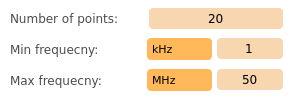
          <widget class="QFrame" name="verticalFrame">
           <property name="styleSheet">
            <string notr="true">background-color: rgb(255, 255, 255);
border-radius: 4px;</string>
           </property>
           <layout class="QVBoxLayout" name="verticalLayout_7" stretch="1,0,1">
            <property name="leftMargin">
             <number>5</number>
            </property>
            <property name="topMargin">
             <number>5</number>
            </property>
            <property name="rightMargin">
             <number>5</number>
            </property>
            <property name="bottomMargin">
             <number>5</number>
            </property>
            <item>
             <layout class="QHBoxLayout" name="horizontalLayout_11" stretch="1,1">
              <property name="spacing">
               <number>5</number>
              </property>
              <property name="leftMargin">
               <number>5</number>
              </property>
              <property name="rightMargin">
               <number>5</number>
              </property>
              <item>
               <widget class="QLabel" name="static_odsc_label_07">
                <property name="font">
                 <font>
                  <family>Verdana</family>
                  <pointsize>9</pointsize>
                  <weight>50</weight>
                  <italic>false</italic>
                  <bold>false</bold>
                 </font>
                </property>
                <property name="styleSheet">
                 <string notr="true">color: rgb(75, 75, 75);</string>
                </property>
                <property name="text">
                 <string>Number of points:</string>
                </property>
               </widget>
              </item>
              <item>
               <widget class="QLineEdit" name="pyqt5_dynamic_odsc_entry_points_no">
                <property name="enabled">
                 <bool>true</bool>
                </property>
                <property name="minimumSize">
                 <size>
                  <width>41</width>
                  <height>21</height>
                 </size>
                </property>
                <property name="font">
                 <font>
                  <family>Verdana</family>
                 </font>
                </property>
                <property name="styleSheet">
                 <string notr="true">border-radius: 4px;
padding: 1px;
background-color: rgb(248,214,176);
</string>
                </property>
                <property name="text">
                 <string>20</string>
                </property>
                <property name="alignment">
                 <set>Qt::AlignCenter</set>
                </property>
               </widget>
              </item>
             </layout>
            </item>
            <item>
             <layout class="QHBoxLayout" name="horizontalLayout_9" stretch="2,1,1">
              <property name="spacing">
               <number>5</number>
              </property>
              <property name="leftMargin">
               <number>5</number>
              </property>
              <property name="rightMargin">
               <number>5</number>
              </property>
              <item>
               <widget class="QLabel" name="static_odsc_label_8">
                <property name="sizePolicy">
                 <sizepolicy hsizetype="Preferred" vsizetype="Preferred">
                  <horstretch>0</horstretch>
                  <verstretch>0</verstretch>
                 </sizepolicy>
                </property>
                <property name="font">
                 <font>
                  <family>Verdana</family>
                  <pointsize>9</pointsize>
                  <weight>50</weight>
                  <italic>false</italic>
                  <bold>false</bold>
                 </font>
                </property>
                <property name="styleSheet">
                 <string notr="true">color: rgb(75, 75, 75);</string>
                </property>
                <property name="text">
                 <string>Min frequecny: </string>
                </property>
               </widget>
              </item>
              <item>
               <widget class="QComboBox" name="pyqt5_dynamic_odsc_combo_min_frequency">
                <property name="minimumSize">
                 <size>
                  <width>0</width>
                  <height>22</height>
                 </size>
                </property>
                <property name="font">
                 <font>
                  <family>Verdana</family>
                  <pointsize>8</pointsize>
                 </font>
                </property>
                <property name="styleSheet">
                 <string notr="true">QComboBox
{
border-radius: 4px;
padding-left: 5px;
background-color: rgb(255, 184, 90);
}

QComboBox:hover
{
background-color: rgb(248,214,176);
}

QComboBox::drop-down{
background-color: transparent;
border-radius: 4px;
}

QComboBox::drop-down:hover{
background-color: transparent;
}

QComboBox::down-arrow
{
image: url(:/ui/resources/dropdown/dropdown_arrow.png);
margin-right: 5px;
}

QComboBox QListView {
background-color: rgb(255, 184, 90);
padding:4px;
}

QComboBox QListView::item {
padding:15px;
}

</string>
                </property>
                <property name="editable">
                 <bool>false</bool>
                </property>
                <property name="currentIndex">
                 <number>1</number>
                </property>
                <property name="frame">
                 <bool>true</bool>
                </property>
                <item>
                 <property name="text">
                  <string>Hz</string>
                 </property>
                </item>
                <item>
                 <property name="text">
                  <string>kHz</string>
                 </property>
                </item>
                <item>
                 <property name="text">
                  <string>MHz</string>
                 </property>
                </item>
               </widget>
              </item>
              <item>
               <widget class="QLineEdit" name="pyqt5_dynamic_odsc_entry_min_frequency">
                <property name="enabled">
                 <bool>true</bool>
                </property>
                <property name="sizePolicy">
                 <sizepolicy hsizetype="Expanding" vsizetype="Fixed">
                  <horstretch>0</horstretch>
                  <verstretch>0</verstretch>
                 </sizepolicy>
                </property>
                <property name="minimumSize">
                 <size>
                  <width>41</width>
                  <height>21</height>
                 </size>
                </property>
                <property name="maximumSize">
                 <size>
                  <width>16777215</width>
                  <height>16777215</height>
                 </size>
                </property>
                <property name="font">
                 <font>
                  <family>Verdana</family>
                 </font>
                </property>
                <property name="styleSheet">
                 <string notr="true">border-radius: 4px;
padding: 1px;
background-color: rgb(248,214,176);
</string>
                </property>
                <property name="text">
                 <string>1</string>
                </property>
                <property name="echoMode">
                 <enum>QLineEdit::Normal</enum>
                </property>
                <property name="alignment">
                 <set>Qt::AlignCenter</set>
                </property>
               </widget>
              </item>
             </layout>
            </item>
            <item>
             <layout class="QHBoxLayout" name="horizontalLayout_8" stretch="2,1,1">
              <property name="spacing">
               <number>5</number>
              </property>
              <property name="leftMargin">
               <number>5</number>
              </property>
              <property name="rightMargin">
               <number>5</number>
              </property>
              <item>
               <widget class="QLabel" name="static_odsc_label_5">
                <property name="sizePolicy">
                 <sizepolicy hsizetype="Preferred" vsizetype="Preferred">
                  <horstretch>0</horstretch>
                  <verstretch>0</verstretch>
                 </sizepolicy>
                </property>
                <property name="font">
                 <font>
                  <family>Verdana</family>
                  <pointsize>9</pointsize>
                  <weight>50</weight>
                  <italic>false</italic>
                  <bold>false</bold>
                 </font>
                </property>
                <property name="styleSheet">
                 <string notr="true">color: rgb(75, 75, 75);</string>
                </property>
                <property name="text">
                 <string>Max frequecny:</string>
                </property>
               </widget>
              </item>
              <item>
               <widget class="QComboBox" name="pyqt5_dynamic_odsc_combo_max_frequency">
                <property name="minimumSize">
                 <size>
                  <width>0</width>
                  <height>22</height>
                 </size>
                </property>
                <property name="font">
                 <font>
                  <family>Verdana</family>
                  <pointsize>8</pointsize>
                 </font>
                </property>
                <property name="styleSheet">
                 <string notr="true">QComboBox
{
border-radius: 4px;
padding-left: 5px;
background-color: rgb(255, 184, 90);
}

QComboBox:hover
{
background-color: rgb(248,214,176);
}

QComboBox::drop-down{
background-color: transparent;
border-radius: 4px;
}

QComboBox::drop-down:hover{
background-color: transparent;
}

QComboBox::down-arrow
{
image: url(:/ui/resources/dropdown/dropdown_arrow.png);
margin-right: 5px;
}

QComboBox QListView {
background-color: rgb(255, 184, 90);
padding:4px;
}

QComboBox QListView::item {
padding:15px;
}

</string>
                </property>
                <property name="editable">
                 <bool>false</bool>
                </property>
                <property name="currentIndex">
                 <number>2</number>
                </property>
                <property name="frame">
                 <bool>true</bool>
                </property>
                <item>
                 <property name="text">
                  <string>Hz</string>
                 </property>
                </item>
                <item>
                 <property name="text">
                  <string>kHz</string>
                 </property>
                </item>
                <item>
                 <property name="text">
                  <string>MHz</string>
                 </property>
                </item>
               </widget>
              </item>
              <item>
               <widget class="QLineEdit" name="pyqt5_dynamic_odsc_entry_max_frequency">
                <property name="enabled">
                 <bool>true</bool>
                </property>
                <property name="sizePolicy">
                 <sizepolicy hsizetype="Expanding" vsizetype="Fixed">
                  <horstretch>0</horstretch>
                  <verstretch>0</verstretch>
                 </sizepolicy>
                </property>
                <property name="minimumSize">
                 <size>
                  <width>41</width>
                  <height>21</height>
                 </size>
                </property>
                <property name="maximumSize">
                 <size>
                  <width>16777215</width>
                  <height>16777215</height>
                 </size>
                </property>
                <property name="font">
                 <font>
                  <family>Verdana</family>
                 </font>
                </property>
                <property name="styleSheet">
                 <string notr="true">border-radius: 4px;
padding: 1px;
background-color: rgb(248,214,176);
</string>
                </property>
                <property name="text">
                 <string>50</string>
                </property>
                <property name="echoMode">
                 <enum>QLineEdit::Normal</enum>
                </property>
                <property name="alignment">
                 <set>Qt::AlignCenter</set>
                </property>
               </widget>
              </item>
             </layout>
            </item>
           </layout>
          </widget>
